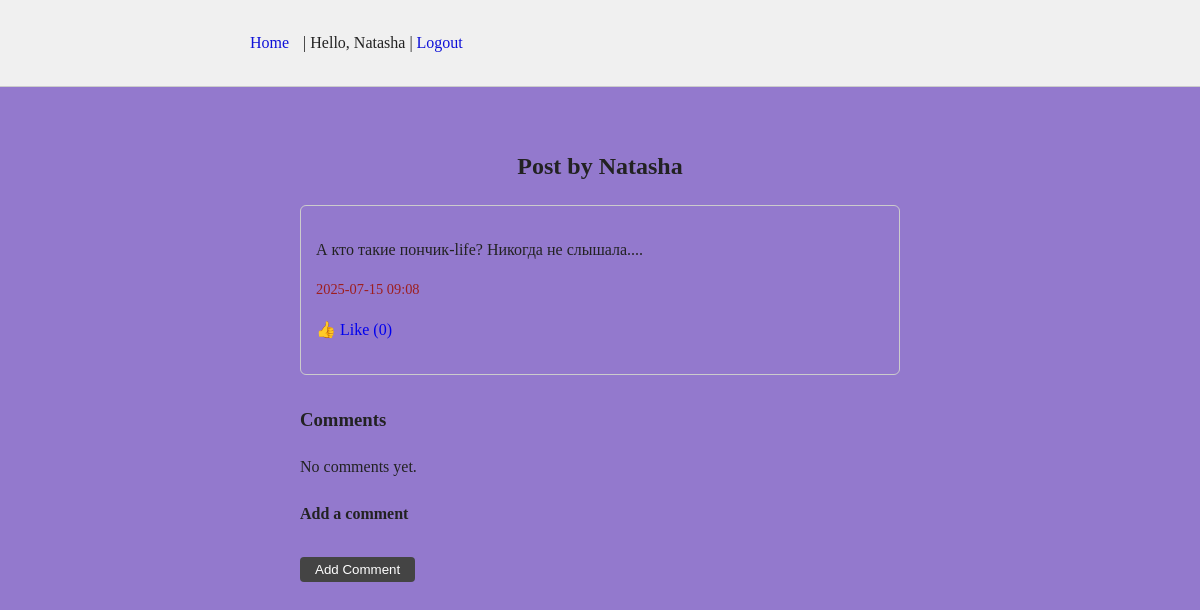
The app's page /post/9/ (signed in) with its own data.
### main/models.py (models this page shows, shortened)
class Post(models.Model):
    author = models.ForeignKey(User, on_delete=models.CASCADE)
    content = models.TextField()
    image = models.ImageField(upload_to='post_images/', blank=True, null=True)  # ✅ новое поле
    created_at = models.DateTimeField(auto_now_add=True)
    likes = models.ManyToManyField(User, related_name='liked_posts', blank=True)

### main/views.py (the view)
# urls.py: path('post/<int:post_id>/', views.post_detail, name='post_detail'),
@login_required
def post_detail(request, post_id):
    post = get_object_or_404(Post, id=post_id)
    if request.method == 'POST':
        content = request.POST.get('content')
        if content:
            post.comments.create(user=request.user, content=content)
        return redirect('index')
    return render(request, 'main/post_detail.html', {
        'post': post,
        'comments': post.comments.all()
    })

### main/templates/main/post_detail.html (shortened to what this page needs)
{% extends 'main/base.html' %}
{% block content %}
<div style="max-width: 600px; margin: auto; padding: 20px;">
  <h2 style="text-align: center;">Post by {{ post.author.username }}</h2>
  <div style="margin-bottom: 30px; padding: 15px; border: 1px solid #ccc; border-radius: 6px;">
    <p>{{ post.content }}</p>
    <p style="font-size: 0.9em; color: #9e1e1e;">{{ post.created_at|date:"Y-m-d H:i" }}</p>
    <p>
      <a href="{% url 'like_post' post.id %}" style="text-decoration: none;">👍 Like ({{ post.likes.count }})</a>
    </p>
  </div>
  <h3>Comments</h3>
  <ul style="list-style: none; padding: 0;">
    {% for comment in comments %}
      <li style="border-bottom: 1px solid #eee; padding: 10px 0;">
        <strong>{{ comment.user.username }}</strong>: {{ comment.content }}
        {% if comment.user == user %}
          <form action="{% url 'delete_comment' comment.id %}" method="post" style="display:inline; margin-left: 10px;">
            {% csrf_token %}
            <button type="submit" style="border: none; background: none; color: red; cursor: pointer;">✖</button>
          </form>
        {% endif %}
        <div style="font-size: 0.8em; color: #9e1e1e;">{{ comment.created_at|date:"Y-m-d H:i" }}</div>
      </li>
    {% empty %}
      <li>No comments yet.</li>
    {% endfor %}
  </ul>
  <h4>Add a comment</h4>
  <form method="post">
    <button type="submit" style="margin-top: 10px; padding: 5px 15px; background-color: #444; color: white; border: none; border-radius: 4px;">Add Comment</button>
  </form>
</div>
{% endblock %}

### main/templates/main/base.html (shortened to what this page needs)
{% load static %}
<!DOCTYPE html>
<html lang="en">
<head>
    <link rel="stylesheet" href="{% static 'main/style.css' %}">
</head>
<body>
    <header>
        <div class="container">
            <nav>
               <a href="{% url 'home' %}">Home</a>
                {% if user.is_authenticated %}
                    | <span>Hello, {{ user.username }}</span>
                    | <a href="{% url 'logout' %}">Logout</a>
                {% else %}
                    | <a href="{% url 'login' %}">Login</a>
                    | <a href="{% url 'register' %}">Register</a>
                {% endif %}
            </nav>
        </div>
    </header>
    <main class="container">
        {% block content %}{% endblock %}
    </main>
</body>
</html>

### main/static/main/style.css (style rules this page uses)
body { font-family: Georgia, serif; background-color: #9379cd; color: #222; line-height: 1.6; margin: 0; padding: 0; }
.container { max-width: 700px; margin: 0 auto; padding: 20px; }
header { background-color: #f0f0f0; border-bottom: 1px solid #ccc; padding: 10px 0; }
nav a { color: #0e11d8; text-decoration: none; margin-right: 10px; }
form { margin-bottom: 20px; }
button { padding: 6px 12px; background-color: #f40c87; border: 1px solid #9e1e1e; cursor: pointer; }

### records on screen
Post: author.username "Natasha", content "А кто такие пончик-life? Никогда не слышала....", created_at "2025-07-15 09:08", likes.count "0"

### other values on screen
{{ user.username }} "Natasha"
